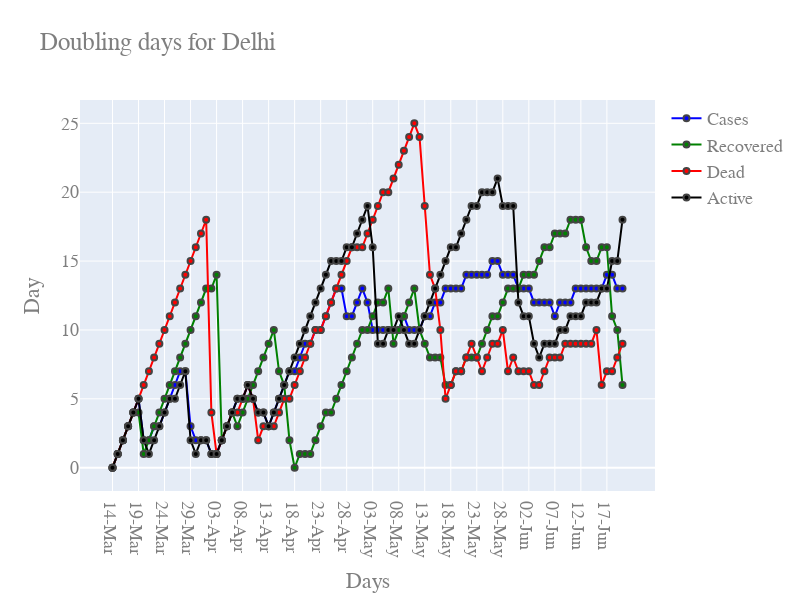

The notebook cell this image was saved under:
### Code cell
state="Delhi"
start_day=25
end_day=99

""

color=next(colorcycler)
arr=load_Data(dfs,state=state,day_max=end_day)
cases=column(arr,2)
recovery=column(arr,3)
dead=column(arr,4)
active=column(arr,5)


dates=column(arr,1)

arrNew=[]
arrHover=[]
for i in range(len(arr)):
    c_val=cases[i]
    r_val=recovery[i]
    d_val=dead[i]
    a_val=active[i]
    c_h=np.where(cases>=c_val/2)[0][0]
    r_h=np.where(recovery>=r_val/2)[0][0]
    d_h=np.where(dead>=d_val/2)[0][0]
    a_h=np.where(active>=a_val/2)[0][0]
    
    arrNew.append([dates[i],i-c_h,i-r_h,i-d_h,i-a_h])
    c_hover="("+str(cases[i])+". On "+str(dates[c_h])+" there were "+ str(cases[c_h])
    r_hover="("+str(recovery[i])+". On "+str(dates[r_h])+" there were "+ str(recovery[r_h])
    d_hover="("+str(dead[i])+". On "+str(dates[d_h])+" there were "+ str(dead[d_h])
    a_hover="("+str(active[i])+". On "+str(dates[a_h])+" there were "+ str(active[a_h])
    arrHover.append([c_hover,r_hover,d_hover,a_hover])
    
    
x=column(arrNew,0)
    
fig = go.Figure()


p_cases=go.Scatter(x=x,y=column(arrNew,1),name="Cases",marker={'color': "blue",'line':dict(width=2)},mode="lines+markers",hovertext=column(arrHover,0))
p_recovery=go.Scatter(x=x,y=column(arrNew,2),name="Recovered",marker={'color': "green",'line':dict(width=2)},mode="lines+markers",hovertext=column(arrHover,1))
p_dead=go.Scatter(x=x,y=column(arrNew,3),name="Dead",marker={'color': "red",'line':dict(width=2)},mode="lines+markers",hovertext=column(arrHover,2))
p_active=go.Scatter(x=x,y=column(arrNew,4),name="Active",marker={'color': "black",'line':dict(width=2)},mode="lines+markers",hovertext=column(arrHover,3))

#p_cases=go.Bar(x=x,y=column(arrNew,1),name="Cases",marker={'color': "blue"})
#p_recovery=go.Bar(x=x,y=column(arrNew,2),name="Recovered",marker={'color': "green"})
#p_dead=go.Bar(x=x,y=column(arrNew,3),name="Dead",marker={'color': "red"})
#p_active=go.Bar(x=x,y=column(arrNew,4),name="Active",marker={'color': "black"})


fig.add_trace(p_cases)
fig.add_trace(p_recovery)
fig.add_trace(p_dead)
fig.add_trace(p_active)
fig.update_layout(height=600, width=800,title="Doubling days for "+state,xaxis_title="Days",
    yaxis_title="Day",
    font=dict(
        family="Courier New, monospace",
        size=18,
        color="#7f7f7f"))
#fig.write_html('index.html', auto_open=True)
fig.show()

### Figure 1 — Plotly figure (JSON) as saved in the notebook; plotly's stock layout.template omitted (floating-point values rounded to 4 significant figures)
{"data": [{"hovertext": ["(7. On 14-Mar there were 7", "(7. On 14-Mar there were 7", "(7. On 14-Mar there were 7", "(8. On 14-Mar there were 7", "(10. On 14-Mar there were 7", "(14. On 14-Mar there were 7", "(20. On 18-Mar there were 10", "(27. On 19-Mar there were 14", "(27. On 19-Mar there were 14", "(30. On 20-Mar there were 20", "(30. On 20-Mar there were 20", "(35. On 20-Mar there were 20", "(36. On 20-Mar there were 20", "(40. On 20-Mar there were 20", "(49. On 21-Mar there were 27", "(72. On 26-Mar there were 36", "(97. On 28-Mar there were 49", "(120. On 29-Mar there were 72", "(152. On 30-Mar there were 97", "(293. On 01-Apr there were 152", "(386. On 02-Apr there were 293", "(445. On 02-Apr there were 293", "(503. On 02-Apr there were 293", "(525. On 02-Apr there were 293", "(576. On 02-Apr there were 293", "(669. On 03-Apr there were 386", "(720. On 03-Apr there were 386", "(903. On 05-Apr there were 503", "(1069. On 07-Apr there were 576", "(1154. On 08-Apr there were 669", "(1510. On 10-Apr there were 903", "(1561. On 10-Apr there were 903", "(1578. On 10-Apr there were 903", "(1640. On 10-Apr there were 903", "(1707. On 10-Apr there were 903", "(1893. On 11-Apr there were 1069", "(2003. On 11-Apr there were 1069", "(2081. On 11-Apr there were 1069", "(2156. On 12-Apr there were 1154", "(2248. On 12-Apr there were 1154", "(2376. On 13-Apr there were 1510", "(2514. On 13-Apr there were 1510", "(2625. On 13-Apr there were 1510", "(2918. On 13-Apr there were 1510", "(3108. On 14-Apr there were 1561", "(3314. On 17-Apr there were 1707", "(3439. On 18-Apr there were 1893", "(3515. On 18-Apr there were 1893", "(3738. On 18-Apr there were 1893", "(4122. On 20-Apr there were 2081", "(4549. On 23-Apr there were 2376", "(4898. On 24-Apr there were 2514", "(5104. On 25-Apr there were 2625", "(5532. On 26-Apr there were 2918", "(5980. On 27-Apr there were 3108", "(6318. On 28-Apr there were 3314", "(6542. On 28-Apr there were 3314", "(6923. On 30-Apr there were 3515", "(7233. On 01-May there were 3738", "(7639. On 02-May there were 4122", "(7998. On 02-May there were 4122", "(8470. On 03-May there were 4549", "(8895. On 03-May there were 4549", "(9333. On 04-May there were 4898", "(9755. On 04-May there were 4898", "(10054. On 05-May there were 5104", "(10554. On 06-May there were 5532", "(11088. On 07-May there were 5980", "(11659. On 07-May there were 5980", "(12319. On 08-May there were 6318", "(12910. On 09-May there were 6542", "(13418. On 10-May there were 6923", "(14053. On 11-May there were 7233", "(14465. On 11-May there were 7233", "(15257. On 12-May there were 7639", "(16281. On 14-May there were 8470", "(17386. On 15-May there were 8895", "(18549. On 16-May there were 9333", "(19844. On 18-May there were 10054", "(20834. On 19-May there were 10554", "(22132. On 20-May there were 11088", "(23645. On 22-May there were 12319", "(25004. On 23-May there were 12910", "(26334. On 24-May there were 13418", "(27654. On 25-May there were 14053", "(28936. On 27-May there were 15257", "(29943. On 27-May there were 15257", "(31309. On 28-May there were 16281", "(32810. On 29-May there were 17386", "(34687. On 29-May there were 17386", "(36824. On 30-May there were 18549", "(38958. On 31-May there were 19844", "(41182. On 01-Jun there were 20834", "(42829. On 02-Jun there were 22132", "(44688. On 03-Jun there were 23645", "(47102. On 03-Jun there were 23645", "(49979. On 04-Jun there were 25004", "(53116. On 06-Jun there were 27654", "(56746. On 07-Jun there were 28936"], "marker": {"color": "blue", "line": {"width": 2}}, "mode": "lines+markers", "name": "Cases", "type": "scatter", "x": ["14-Mar", "15-Mar", "16-Mar", "17-Mar", "18-Mar", "19-Mar", "20-Mar", "21-Mar", "22-Mar", "23-Mar", "24-Mar", "25-Mar", "26-Mar", "27-Mar", "28-Mar", "29-Mar", "30-Mar", "31-Mar", "01-Apr", "02-Apr", "03-Apr", "04-Apr", "05-Apr", "06-Apr", "07-Apr", "08-Apr", "09-Apr", "10-Apr", "11-Apr", "12-Apr", "13-Apr", "14-Apr", "15-Apr", "16-Apr", "17-Apr", "18-Apr", "19-Apr", "20-Apr", "21-Apr", "22-Apr", "23-Apr", "24-Apr", "25-Apr", "26-Apr", "27-Apr", "28-Apr", "29-Apr", "30-Apr", "01-May", "02-May", "03-May", "04-May", "05-May", "06-May", "07-May", "08-May", "09-May", "10-May", "11-May", "12-May", "13-May", "14-May", "15-May", "16-May", "17-May", "18-May", "19-May", "20-May", "21-May", "22-May", "23-May", "24-May", "25-May", "26-May", "27-May", "28-May", "29-May", "30-May", "31-May", "01-Jun", "02-Jun", "03-Jun", "04-Jun", "05-Jun", "06-Jun", "07-Jun", "08-Jun", "09-Jun", "10-Jun", "11-Jun", "12-Jun", "13-Jun", "14-Jun", "15-Jun", "16-Jun", "17-Jun", "18-Jun", "19-Jun", "20-Jun"], "y": [0, 1, 2, 3, 4, 5, 2, 2, 3, 3, 4, 5, 6, 7, 7, 3, 2, 2, 2, 1, 1, 2, 3, 4, 5, 5, 6, 5, 4, 4, 3, 4, 5, 6, 7, 7, 8, 9, 9, 10, 10, 11, 12, 13, 13, 11, 11, 12, 13, 12, 10, 10, 10, 10, 10, 10, 11, 10, 10, 10, 11, 11, 12, 12, 13, 13, 13, 13, 14, 14, 14, 14, 14, 15, 15, 14, 14, 14, 13, 13, 13, 12, 12, 12, 12, 11, 12, 12, 12, 13, 13, 13, 13, 13, 13, 14, 14, 13, 13]}, {"hovertext": ["(1. On 14-Mar there were 1", "(2. On 14-Mar there were 1", "(2. On 14-Mar there were 1", "(2. On 14-Mar there were 1", "(2. On 14-Mar there were 1", "(3. On 15-Mar there were 2", "(5. On 19-Mar there were 3", "(5. On 19-Mar there were 3", "(5. On 19-Mar there were 3", "(5. On 19-Mar there were 3", "(6. On 19-Mar there were 3", "(6. On 19-Mar there were 3", "(6. On 19-Mar there were 3", "(6. On 19-Mar there were 3", "(6. On 19-Mar there were 3", "(6. On 19-Mar there were 3", "(6. On 19-Mar there were 3", "(6. On 19-Mar there were 3", "(6. On 19-Mar there were 3", "(8. On 20-Mar there were 5", "(8. On 20-Mar there were 5", "(16. On 02-Apr there were 8", "(16. On 02-Apr there were 8", "(16. On 02-Apr there were 8", "(20. On 04-Apr there were 16", "(21. On 04-Apr there were 16", "(25. On 04-Apr there were 16", "(27. On 04-Apr there were 16", "(27. On 04-Apr there were 16", "(28. On 04-Apr there were 16", "(31. On 04-Apr there were 16", "(31. On 04-Apr there were 16", "(41. On 08-Apr there were 21", "(52. On 10-Apr there were 27", "(72. On 15-Apr there were 41", "(207. On 18-Apr there were 207", "(290. On 18-Apr there were 207", "(431. On 19-Apr there were 290", "(611. On 20-Apr there were 431", "(724. On 20-Apr there were 431", "(808. On 20-Apr there were 431", "(857. On 20-Apr there were 431", "(869. On 21-Apr there were 611", "(877. On 21-Apr there were 611", "(877. On 21-Apr there were 611", "(1078. On 21-Apr there were 611", "(1092. On 21-Apr there were 611", "(1094. On 21-Apr there were 611", "(1167. On 21-Apr there were 611", "(1256. On 22-Apr there were 724", "(1362. On 22-Apr there were 724", "(1431. On 22-Apr there were 724", "(1468. On 23-Apr there were 808", "(1542. On 23-Apr there were 808", "(1931. On 28-Apr there were 1078", "(2020. On 28-Apr there were 1078", "(2020. On 28-Apr there were 1078", "(2069. On 28-Apr there were 1078", "(2129. On 28-Apr there were 1078", "(2512. On 02-May there were 1256", "(2858. On 04-May there were 1431", "(3045. On 06-May there were 1542", "(3518. On 07-May there were 1931", "(3926. On 08-May there were 2020", "(4202. On 11-May there were 2129", "(4485. On 12-May there were 2512", "(4750. On 12-May there were 2512", "(5192. On 13-May there were 2858", "(5567. On 13-May there were 2858", "(5897. On 14-May there were 3045", "(6267. On 15-May there were 3518", "(6540. On 15-May there were 3518", "(6771. On 15-May there were 3518", "(6954. On 15-May there were 3518", "(7264. On 16-May there were 3926", "(7495. On 16-May there were 3926", "(7846. On 16-May there were 3926", "(8075. On 17-May there were 4202", "(8478. On 18-May there were 4485", "(8746. On 18-May there were 4485", "(9243. On 19-May there were 4750", "(9542. On 20-May there were 5192", "(9898. On 20-May there were 5192", "(10315. On 20-May there were 5192", "(10664. On 21-May there were 5567", "(10999. On 21-May there were 5567", "(11357. On 22-May there were 5897", "(11861. On 23-May there were 6267", "(12245. On 23-May there were 6267", "(12731. On 24-May there were 6540", "(13398. On 25-May there were 6771", "(14945. On 28-May there were 7495", "(15823. On 30-May there were 8075", "(16427. On 31-May there were 8478", "(16500. On 31-May there were 8478", "(17457. On 01-Jun there were 8746", "(21341. On 07-Jun there were 10999", "(23569. On 09-Jun there were 11861", "(31294. On 14-Jun there were 15823"], "marker": {"color": "green", "line": {"width": 2}}, "mode": "lines+markers", "name": "Recovered", "type": "scatter", "x": ["14-Mar", "15-Mar", "16-Mar", "17-Mar", "18-Mar", "19-Mar", "20-Mar", "21-Mar", "22-Mar", "23-Mar", "24-Mar", "25-Mar", "26-Mar", "27-Mar", "28-Mar", "29-Mar", "30-Mar", "31-Mar", "01-Apr", "02-Apr", "03-Apr", "04-Apr", "05-Apr", "06-Apr", "07-Apr", "08-Apr", "09-Apr", "10-Apr", "11-Apr", "12-Apr", "13-Apr", "14-Apr", "15-Apr", "16-Apr", "17-Apr", "18-Apr", "19-Apr", "20-Apr", "21-Apr", "22-Apr", "23-Apr", "24-Apr", "25-Apr", "26-Apr", "27-Apr", "28-Apr", "29-Apr", "30-Apr", "01-May", "02-May", "03-May", "04-May", "05-May", "06-May", "07-May", "08-May", "09-May", "10-May", "11-May", "12-May", "13-May", "14-May", "15-May", "16-May", "17-May", "18-May", "19-May", "20-May", "21-May", "22-May", "23-May", "24-May", "25-May", "26-May", "27-May", "28-May", "29-May", "30-May", "31-May", "01-Jun", "02-Jun", "03-Jun", "04-Jun", "05-Jun", "06-Jun", "07-Jun", "08-Jun", "09-Jun", "10-Jun", "11-Jun", "12-Jun", "13-Jun", "14-Jun", "15-Jun", "16-Jun", "17-Jun", "18-Jun", "19-Jun", "20-Jun"], "y": [0, 1, 2, 3, 4, 4, 1, 2, 3, 4, 5, 6, 7, 8, 9, 10, 11, 12, 13, 13, 14, 2, 3, 4, 3, 4, 5, 6, 7, 8, 9, 10, 7, 6, 2, 0, 1, 1, 1, 2, 3, 4, 4, 5, 6, 7, 8, 9, 10, 10, 11, 12, 12, 13, 9, 10, 11, 12, 13, 10, 9, 8, 8, 8, 6, 6, 7, 7, 8, 8, 8, 9, 10, 11, 11, 12, 13, 13, 13, 14, 14, 14, 15, 16, 16, 17, 17, 17, 18, 18, 18, 16, 15, 15, 16, 16, 11, 10, 6]}, {"hovertext": ["(1. On 14-Mar there were 1", "(1. On 14-Mar there were 1", "(1. On 14-Mar there were 1", "(1. On 14-Mar there were 1", "(1. On 14-Mar there were 1", "(1. On 14-Mar there were 1", "(1. On 14-Mar there were 1", "(1. On 14-Mar there were 1", "(1. On 14-Mar there were 1", "(1. On 14-Mar there were 1", "(1. On 14-Mar there were 1", "(1. On 14-Mar there were 1", "(1. On 14-Mar there were 1", "(1. On 14-Mar there were 1", "(1. On 14-Mar there were 1", "(2. On 14-Mar there were 1", "(2. On 14-Mar there were 1", "(2. On 14-Mar there were 1", "(2. On 14-Mar there were 1", "(4. On 29-Mar there were 2", "(6. On 02-Apr there were 4", "(6. On 02-Apr there were 4", "(7. On 02-Apr there were 4", "(7. On 02-Apr there were 4", "(9. On 03-Apr there were 6", "(9. On 03-Apr there were 6", "(12. On 03-Apr there were 6", "(14. On 05-Apr there were 7", "(19. On 09-Apr there were 12", "(24. On 09-Apr there were 12", "(28. On 10-Apr there were 14", "(30. On 11-Apr there were 19", "(32. On 11-Apr there were 19", "(38. On 11-Apr there were 19", "(42. On 12-Apr there were 24", "(43. On 12-Apr there were 24", "(45. On 12-Apr there were 24", "(47. On 12-Apr there were 24", "(47. On 12-Apr there were 24", "(48. On 12-Apr there were 24", "(50. On 13-Apr there were 28", "(53. On 13-Apr there were 28", "(54. On 13-Apr there were 28", "(54. On 13-Apr there were 28", "(54. On 13-Apr there were 28", "(54. On 13-Apr there were 28", "(56. On 13-Apr there were 28", "(59. On 14-Apr there were 30", "(61. On 15-Apr there were 32", "(64. On 15-Apr there were 32", "(64. On 15-Apr there were 32", "(64. On 15-Apr there were 32", "(64. On 15-Apr there were 32", "(65. On 16-Apr there were 38", "(66. On 16-Apr there were 38", "(68. On 16-Apr there were 38", "(68. On 16-Apr there were 38", "(73. On 16-Apr there were 38", "(73. On 16-Apr there were 38", "(86. On 18-Apr there were 43", "(106. On 24-Apr there were 53", "(115. On 30-Apr there were 59", "(123. On 02-May there were 64", "(129. On 06-May there were 65", "(148. On 12-May there were 86", "(160. On 12-May there were 86", "(166. On 12-May there were 86", "(176. On 13-May there were 106", "(194. On 13-May there were 106", "(208. On 13-May there were 106", "(231. On 15-May there were 123", "(261. On 17-May there were 148", "(276. On 17-May there were 148", "(288. On 17-May there were 148", "(303. On 18-May there were 160", "(316. On 18-May there were 160", "(398. On 22-May there were 208", "(416. On 22-May there were 208", "(473. On 24-May there were 261", "(523. On 25-May there were 276", "(556. On 26-May there were 288", "(615. On 28-May there were 316", "(659. On 29-May there were 398", "(708. On 29-May there were 398", "(761. On 29-May there were 398", "(812. On 30-May there were 416", "(874. On 31-May there were 473", "(905. On 31-May there were 473", "(984. On 01-Jun there were 523", "(1085. On 02-Jun there were 556", "(1214. On 03-Jun there were 615", "(1271. On 04-Jun there were 659", "(1327. On 05-Jun there were 708", "(1400. On 05-Jun there were 708", "(1837. On 10-Jun there were 984", "(1904. On 10-Jun there were 984", "(1969. On 11-Jun there were 1085", "(2035. On 11-Jun there were 1085", "(2112. On 11-Jun there were 1085"], "marker": {"color": "red", "line": {"width": 2}}, "mode": "lines+markers", "name": "Dead", "type": "scatter", "x": ["14-Mar", "15-Mar", "16-Mar", "17-Mar", "18-Mar", "19-Mar", "20-Mar", "21-Mar", "22-Mar", "23-Mar", "24-Mar", "25-Mar", "26-Mar", "27-Mar", "28-Mar", "29-Mar", "30-Mar", "31-Mar", "01-Apr", "02-Apr", "03-Apr", "04-Apr", "05-Apr", "06-Apr", "07-Apr", "08-Apr", "09-Apr", "10-Apr", "11-Apr", "12-Apr", "13-Apr", "14-Apr", "15-Apr", "16-Apr", "17-Apr", "18-Apr", "19-Apr", "20-Apr", "21-Apr", "22-Apr", "23-Apr", "24-Apr", "25-Apr", "26-Apr", "27-Apr", "28-Apr", "29-Apr", "30-Apr", "01-May", "02-May", "03-May", "04-May", "05-May", "06-May", "07-May", "08-May", "09-May", "10-May", "11-May", "12-May", "13-May", "14-May", "15-May", "16-May", "17-May", "18-May", "19-May", "20-May", "21-May", "22-May", "23-May", "24-May", "25-May", "26-May", "27-May", "28-May", "29-May", "30-May", "31-May", "01-Jun", "02-Jun", "03-Jun", "04-Jun", "05-Jun", "06-Jun", "07-Jun", "08-Jun", "09-Jun", "10-Jun", "11-Jun", "12-Jun", "13-Jun", "14-Jun", "15-Jun", "16-Jun", "17-Jun", "18-Jun", "19-Jun", "20-Jun"], "y": [0, 1, 2, 3, 4, 5, 6, 7, 8, 9, 10, 11, 12, 13, 14, 15, 16, 17, 18, 4, 1, 2, 3, 4, 4, 5, 6, 5, 2, 3, 3, 3, 4, 5, 5, 6, 7, 8, 9, 10, 10, 11, 12, 13, 14, 15, 16, 16, 16, 17, 18, 19, 20, 20, 21, 22, 23, 24, 25, 24, 19, 14, 13, 10, 5, 6, 7, 7, 8, 9, 8, 7, 8, 9, 9, 10, 7, 8, 7, 7, 7, 6, 6, 7, 8, 8, 8, 9, 9, 9, 9, 9, 9, 10, 6, 7, 7, 8, 9]}, {"hovertext": ["(5. On 14-Mar there were 5", "(4. On 14-Mar there were 5", "(4. On 14-Mar there were 5", "(5. On 14-Mar there were 5", "(7. On 14-Mar there were 5", "(10. On 14-Mar there were 5", "(14. On 18-Mar there were 7", "(21. On 20-Mar there were 14", "(21. On 20-Mar there were 14", "(24. On 20-Mar there were 14", "(23. On 20-Mar there were 14", "(28. On 20-Mar there were 14", "(29. On 21-Mar there were 21", "(33. On 21-Mar there were 21", "(42. On 21-Mar there were 21", "(64. On 27-Mar there were 33", "(89. On 29-Mar there were 64", "(112. On 29-Mar there were 64", "(144. On 30-Mar there were 89", "(281. On 01-Apr there were 144", "(372. On 02-Apr there were 281", "(423. On 02-Apr there were 281", "(480. On 02-Apr there were 281", "(502. On 02-Apr there were 281", "(547. On 02-Apr there were 281", "(639. On 03-Apr there were 372", "(683. On 03-Apr there were 372", "(862. On 05-Apr there were 480", "(1023. On 07-Apr there were 547", "(1102. On 08-Apr there were 639", "(1451. On 10-Apr there were 862", "(1500. On 10-Apr there were 862", "(1505. On 10-Apr there were 862", "(1550. On 10-Apr there were 862", "(1593. On 10-Apr there were 862", "(1643. On 10-Apr there were 862", "(1668. On 10-Apr there were 862", "(1603. On 10-Apr there were 862", "(1498. On 10-Apr there were 862", "(1476. On 10-Apr there were 862", "(1518. On 10-Apr there were 862", "(1604. On 10-Apr there were 862", "(1702. On 10-Apr there were 862", "(1987. On 11-Apr there were 1023", "(2177. On 12-Apr there were 1102", "(2182. On 12-Apr there were 1102", "(2291. On 13-Apr there were 1451", "(2362. On 13-Apr there were 1451", "(2510. On 13-Apr there were 1451", "(2802. On 13-Apr there were 1451", "(3123. On 17-Apr there were 1593", "(3403. On 25-Apr there were 1702", "(3572. On 26-Apr there were 1987", "(3925. On 26-Apr there were 1987", "(3983. On 27-Apr there were 2177", "(4230. On 27-Apr there were 2177", "(4454. On 29-Apr there were 2291", "(4781. On 01-May there were 2510", "(5031. On 02-May there were 2802", "(5041. On 02-May there were 2802", "(5034. On 02-May there were 2802", "(5310. On 02-May there were 2802", "(5254. On 02-May there were 2802", "(5278. On 02-May there were 2802", "(5405. On 02-May there were 2802", "(5409. On 02-May there were 2802", "(5638. On 03-May there were 3123", "(5720. On 03-May there were 3123", "(5898. On 03-May there were 3123", "(6214. On 03-May there were 3123", "(6412. On 04-May there were 3403", "(6617. On 04-May there were 3403", "(7006. On 05-May there were 3572", "(7223. On 06-May there were 3925", "(7690. On 06-May there were 3925", "(8470. On 09-May there were 4454", "(9142. On 10-May there were 4781", "(10058. On 11-May there were 5031", "(10893. On 19-May there were 5638", "(11565. On 21-May there were 5898", "(12333. On 22-May there were 6214", "(13488. On 25-May there were 7006", "(14447. On 27-May there were 7690", "(15311. On 27-May there were 7690", "(16229. On 28-May there were 8470", "(17125. On 29-May there were 9142", "(17712. On 29-May there were 9142", "(18543. On 30-May there were 10058", "(19581. On 30-May there were 10058", "(20871. On 31-May there were 10893", "(22212. On 01-Jun there were 11565", "(22742. On 01-Jun there were 11565", "(24032. On 02-Jun there were 12333", "(25002. On 03-Jun there were 13488", "(26351. On 03-Jun there were 13488", "(27741. On 04-Jun there were 14447", "(26669. On 03-Jun there were 13488", "(27512. On 04-Jun there were 14447", "(23340. On 02-Jun there were 12333"], "marker": {"color": "black", "line": {"width": 2}}, "mode": "lines+markers", "name": "Active", "type": "scatter", "x": ["14-Mar", "15-Mar", "16-Mar", "17-Mar", "18-Mar", "19-Mar", "20-Mar", "21-Mar", "22-Mar", "23-Mar", "24-Mar", "25-Mar", "26-Mar", "27-Mar", "28-Mar", "29-Mar", "30-Mar", "31-Mar", "01-Apr", "02-Apr", "03-Apr", "04-Apr", "05-Apr", "06-Apr", "07-Apr", "08-Apr", "09-Apr", "10-Apr", "11-Apr", "12-Apr", "13-Apr", "14-Apr", "15-Apr", "16-Apr", "17-Apr", "18-Apr", "19-Apr", "20-Apr", "21-Apr", "22-Apr", "23-Apr", "24-Apr", "25-Apr", "26-Apr", "27-Apr", "28-Apr", "29-Apr", "30-Apr", "01-May", "02-May", "03-May", "04-May", "05-May", "06-May", "07-May", "08-May", "09-May", "10-May", "11-May", "12-May", "13-May", "14-May", "15-May", "16-May", "17-May", "18-May", "19-May", "20-May", "21-May", "22-May", "23-May", "24-May", "25-May", "26-May", "27-May", "28-May", "29-May", "30-May", "31-May", "01-Jun", "02-Jun", "03-Jun", "04-Jun", "05-Jun", "06-Jun", "07-Jun", "08-Jun", "09-Jun", "10-Jun", "11-Jun", "12-Jun", "13-Jun", "14-Jun", "15-Jun", "16-Jun", "17-Jun", "18-Jun", "19-Jun", "20-Jun"], "y": [0, 1, 2, 3, 4, 5, 2, 1, 2, 3, 4, 5, 5, 6, 7, 2, 1, 2, 2, 1, 1, 2, 3, 4, 5, 5, 6, 5, 4, 4, 3, 4, 5, 6, 7, 8, 9, 10, 11, 12, 13, 14, 15, 15, 15, 16, 16, 17, 18, 19, 16, 9, 9, 10, 10, 11, 10, 9, 9, 10, 11, 12, 13, 14, 15, 16, 16, 17, 18, 19, 19, 20, 20, 20, 21, 19, 19, 19, 12, 11, 11, 9, 8, 9, 9, 9, 10, 10, 11, 11, 11, 12, 12, 12, 13, 13, 15, 15, 18]}], "layout": {"font": {"color": "#7f7f7f", "family": "Courier New, monospace", "size": 18}, "height": 600, "title": {"text": "Doubling days for Delhi"}, "width": 800, "xaxis": {"title": {"text": "Days"}}, "yaxis": {"title": {"text": "Day"}}}}
